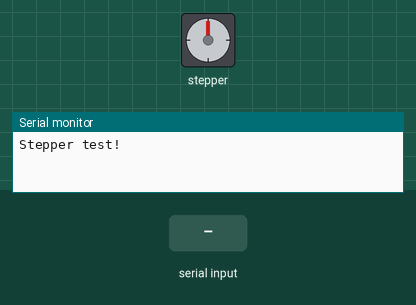
The sketch below on a simulated Arduino Uno, built with avr-gcc and run on an emulated ATmega328P. Parts: stepper motor, the last lines printed to the serial monitor. The inputs (shaded band) are chosen by the test bench. Stepper angles assume 200 steps per turn.

Above: at 1.2 s.
1.3 s: "F" received over Serial
At 4.0 s:
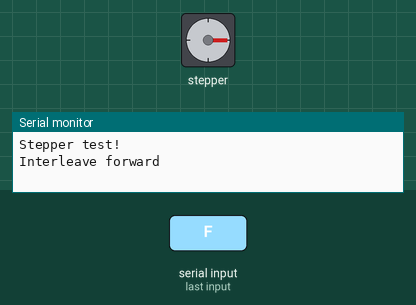
4.3 s: "B" received over Serial
At 4.75 s:
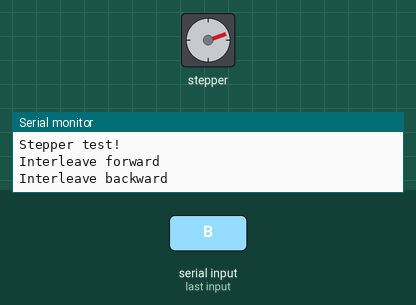
7.3 s: "B" received over Serial
At 10.0 s:
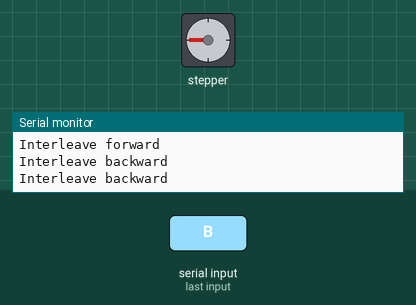
Timing chart, 0 to 11.5 s (numbered marks = the images above; inputs shaded):
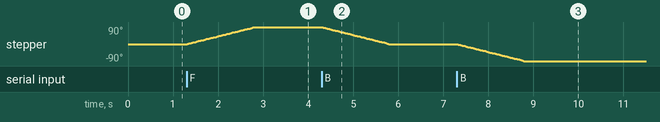

The sketch:

projectorMotionStepper02.ino
```cpp
// (licence header left out)
#include <AFMotor.h>

// Connect a stepper motor with 48 steps per revolution (7.5 degree)
// to motor port #2 (M3 and M4)m
AF_Stepper motor(200, 2); //was 48, 2

byte incomingByte;
void setup() {
  Serial.begin(9600);           // set up Serial library at 9600 bps
  Serial.println("Stepper test!");
  motor.setSpeed(10);  // 10 rpm
}

void loop() {
    // see if there's incoming serial data:
  if (Serial.available() > 0) {
    // read the oldest byte in the serial buffer:
    incomingByte = Serial.read();
    // if it's a capital H (ASCII 72), turn on the LED:
    switch (incomingByte) {
      case 'F':
        stepForward();
        break;
      case 'B':
        stepBackward();
        break;
    }
  }
}

int stepForward(){
  Serial.println("Interleave forward");
  motor.step(100, FORWARD, INTERLEAVE);
}

int stepBackward(){
  Serial.println("Interleave backward");
  motor.step(100, BACKWARD, INTERLEAVE);
}
```

Measured:
- after the input at 1.3 s, stepper: turns 90° clockwise in 1.5 s, starting at once
- after the input at 4.3 s, stepper: turns 90° counter-clockwise in 1.5 s, starting at once
- after the input at 7.3 s, stepper: turns 90° counter-clockwise in 1.5 s, starting at once
